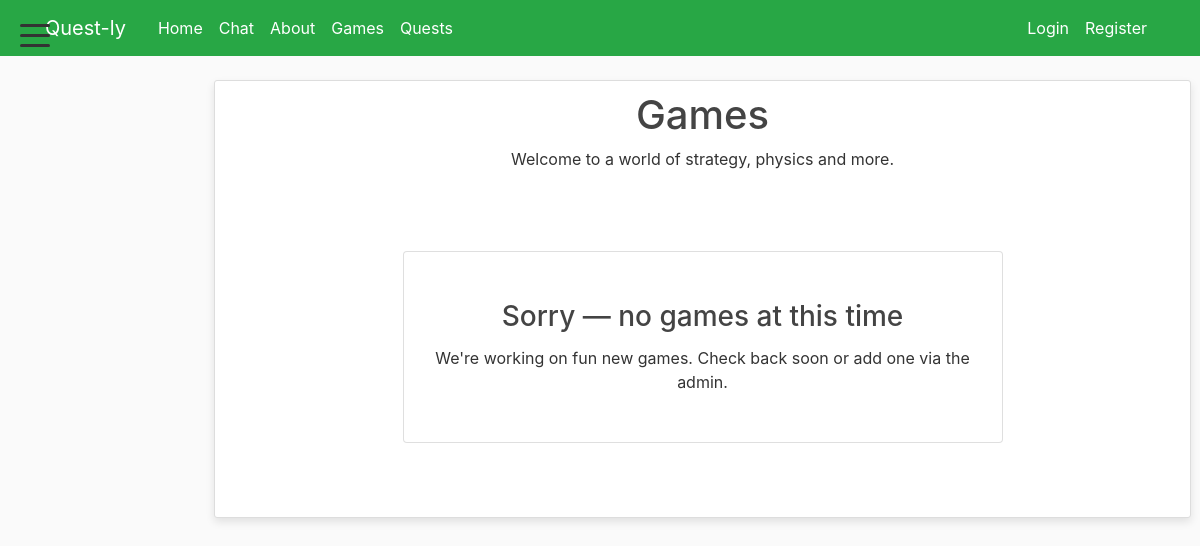
The app's page /blog/games/, older data.
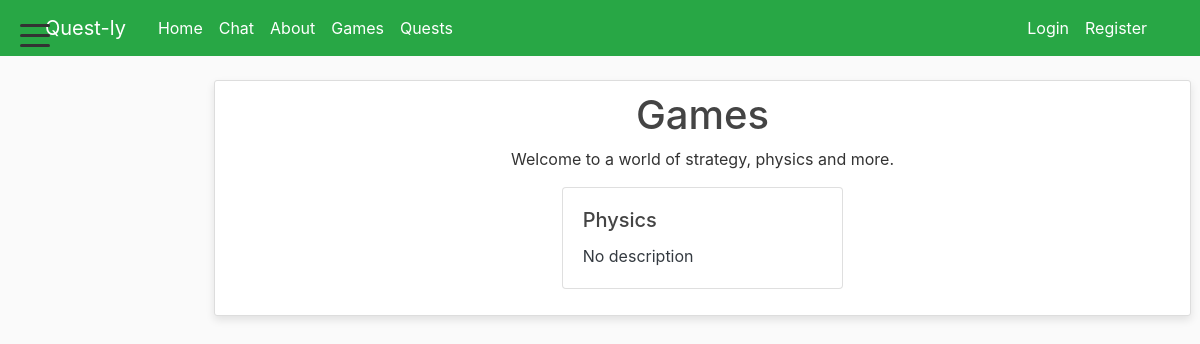
The same page, newer data.
### blog/models.py (models this page shows, shortened)
class Game(models.Model):
    name = models.CharField(max_length=200)
    description = models.TextField(blank=True, default='')
    created_at = models.DateTimeField(auto_now_add=True)
    out_of_order = models.BooleanField(default=False, help_text='Mark game as temporarily unavailable')
    GAME_TEMPLATE_CHOICES = [
        ('none', 'None'),
        ('ball_drop', 'Ball Drop'),
        ('number_pop', 'Number Pop'),
    ]
    template_name = models.CharField(max_length=50, choices=GAME_TEMPLATE_CHOICES, default='none')
    def get_launch_url(self):
        mapping = {
            'ball_drop': 'ball-drop-game',
            'number_pop': 'number-pop-game',
        }
        url_name = mapping.get(self.template_name)
        if not url_name:
            return None

### blog/views.py (the view)
# urls.py: path('games/', games, name='games'),
def games(request):
    games_qs = Game.objects.all()
    return render(request, 'blog/games.html', {'title': 'Games', 'games': games_qs})

### blog/context_processors.py (called while the page is built)
def all_courses(request):
    try:
        courses = Course.objects.all()
    except Exception:
        courses = []
    return {'all_courses': courses}

### blog/models.py (called while the page is built)
    def get_absolute_url(self):
        return reverse('task-detail', kwargs={'task_id': self.pk})

### blog/templatetags/custom_filters.py (called while the page is built)
@register.filter(name='is_not_student')
def is_not_student(user):
    try:
        if not getattr(user, 'is_authenticated', False):
            return True
        if user.groups.filter(name='Student').exists():
            return False
        if hasattr(user, 'profile') and getattr(user.profile, 'user_type', None) == 'student':
            return False
        return True
    except Exception:
        return True

### blog/templates/blog/games.html
{% extends "blog/base.html" %}
{% block content %}
    <div class="content-section">
        <div class="container-fluid">
            <h1 class="text-center">Games</h1>
            <p class="text-center">Welcome to a world of strategy, physics and more.</p>
            {% if games.exists %}
                <div class="row justify-content-center">
                    {% for g in games %}
                        <div class="col-md-4 col-sm-6 mb-3 d-flex align-items-stretch">
                            {% with launch=g.get_launch_url %}
                              <a href="{{ launch|default:'#' }}" class="card h-100 text-decoration-none text-dark w-100">
                                <div class="card-body">
                                    <h5 class="card-title">{{ g.name }}</h5>
                                    <p class="card-text">{{ g.description|default:"No description" }}</p>
                                </div>
                              </a>
                            {% endwith %}
                        </div>
                    {% endfor %}
                </div>
            {% else %}
                <div class="d-flex justify-content-center align-items-center" style="min-height:40vh;">
                    <div class="card text-center" style="max-width:600px; width:90%;">
                        <div class="card-body py-5">
                            <h3 class="card-title">Sorry — no games at this time</h3>
                            <p class="card-text">We're working on fun new games. Check back soon or add one via the admin.</p>
                        </div>
                    </div>
                </div>
            {% endif %}
        </div>
    </div>
{% endblock %}

Row changes from the older to the newer data that the page shows:
added Game: name "Physics", description "No description"
Text that changed along with them:
text no longer shown: "Sorry — no games at this time We're working on fun new games. Check back soon or add one via the admin."
